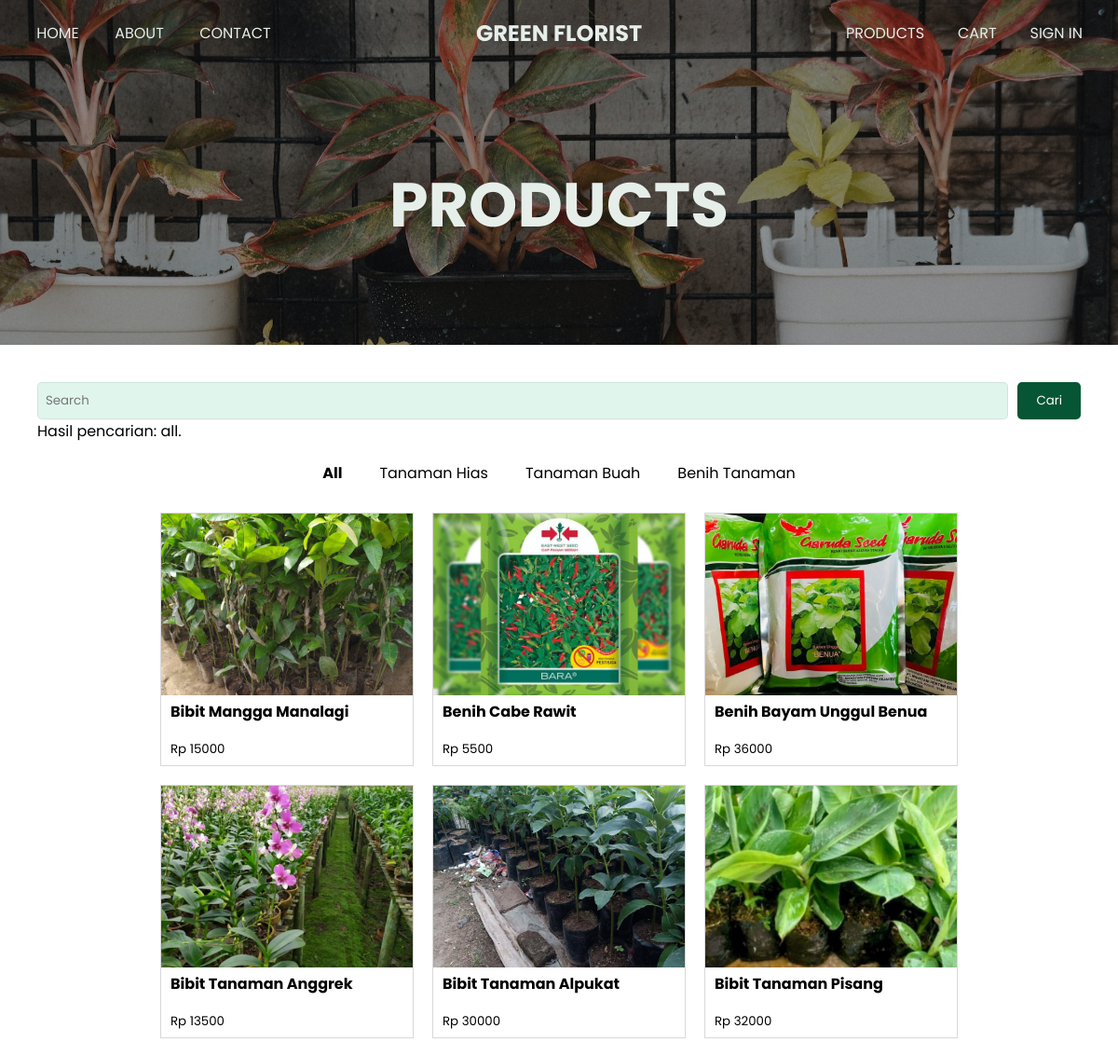
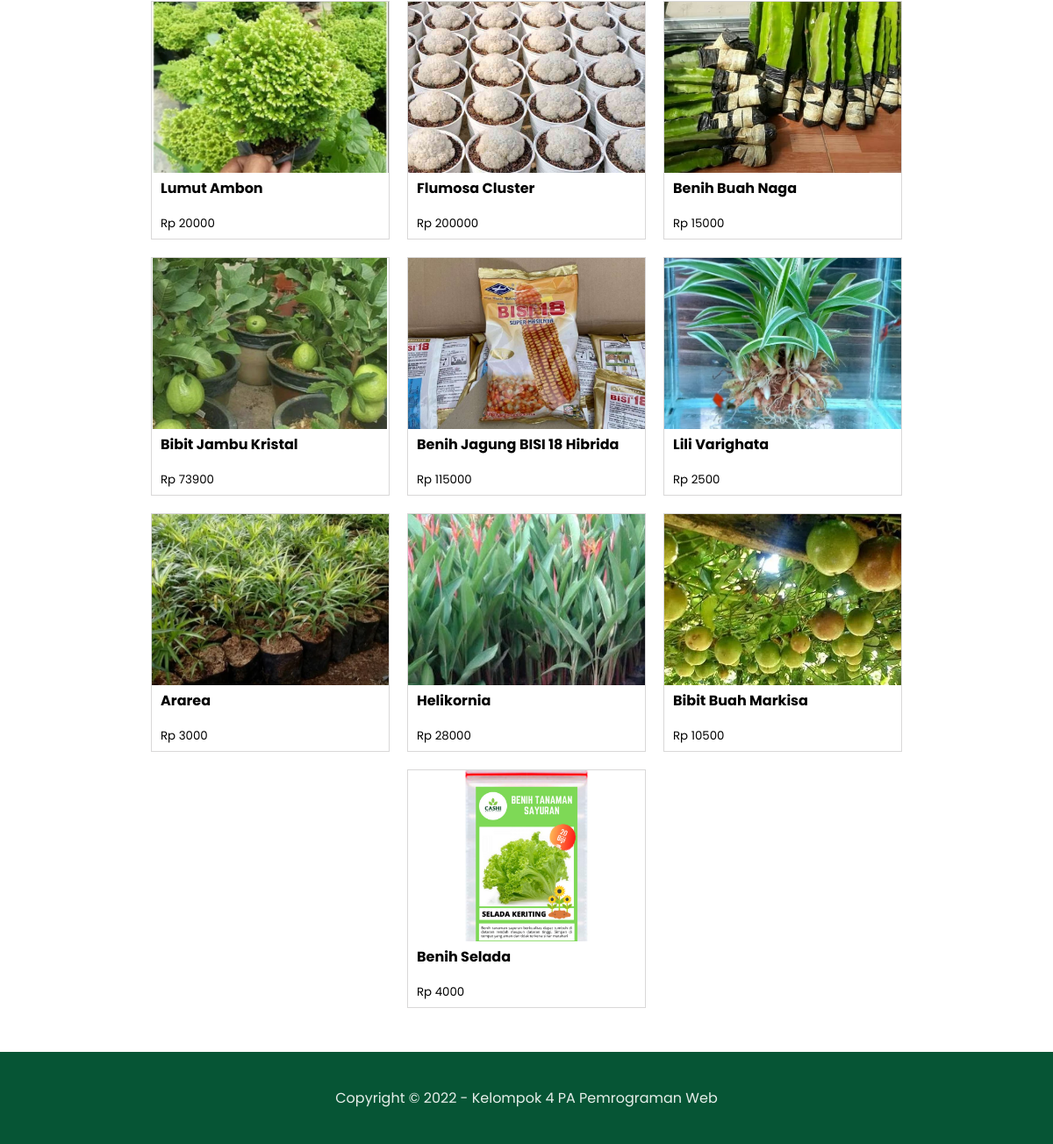
/products.php, run on the app's committed database (2 pictures, top to bottom).
### tables this page shows
CREATE TABLE `produk` (
  `id` int(11) NOT NULL,
  `tanggal_rilis` date NOT NULL,
  `nama` varchar(100) NOT NULL,
  `jenis` varchar(50) NOT NULL,
  `harga` int(11) NOT NULL,
  `stok` int(11) NOT NULL,
  `tinggi` float NOT NULL,
  `berat` float NOT NULL,
  `deskripsi` varchar(100) NOT NULL,
  `gambar` varchar(100) DEFAULT NULL
);

### products.php (the view, shortened to what this page needs)
<?php
require "config.php";
$search = "all";
$jenis_tanaman = ["Tanaman Hias", "Tanaman Buah", "Benih Tanaman"];
if ($search == "all") {
  $products = $db->query("SELECT * FROM produk");
} else if (in_array(ucwords($search), $jenis_tanaman)) {
  $products = $db->query(
    "SELECT * FROM produk
     WHERE jenis='$search'"
  );
} else {
  $products = $db->query(
    "SELECT * FROM produk
     WHERE LOWER(nama) LIKE '%$search%'"
  );
}
$sampul = "header-products.jpg";
$judul = "PRODUCTS";
$mode = "read";
?>
<!DOCTYPE html>
<html lang="en">
<head>
  <link rel="stylesheet" href="css/style.css?v=<?= time(); ?>">
  <link rel="stylesheet" href="css/products.css?v=<?= time(); ?>">
</head>
<body>
  <div class="page-wrapper user admin products">
    <header class="img" style="background-image: url('img/<?= $sampul; ?>');">
      <?php include "nav.php"; ?>
      <div class="banner mini center">
        <h1> <?= $judul; ?> </h1>
      </div>
    </header>
    <div class="main-content">
      <section class="wrapper">
        <form action="" method="GET" class="searching">
          <input type="search" name="search" placeholder="Search" class="form-input">
          <input type="submit" value="Cari" class="btn-block">
        </form>
        <p> Hasil pencarian: <?= $search; ?>. </p>
        <div class="products-container">
          <ul>
            <li>
              <a href="?mode=<?= $mode; ?>&search=all" class="link">
                <?= $search == "all" ? "<b> All </b>" : "All"; ?> </a>
            </li>
            <?php foreach ($jenis_tanaman as $tanaman) : ?>
              <li>
                <a href="?mode=<?= $mode; ?>&search=<?= $tanaman; ?>" class="link">
                  <?= $search == $tanaman ? "<b> $tanaman </b>" : "$tanaman"; ?> </a>
              </li>
            <?php endforeach; ?>
          </ul>
          <div class="box-container">
            <?php while ($product = mysqli_fetch_array($products)) : ?>
              <a href="product.php?id=<?= $product["id"]; ?>">
                <div class="box-square object">
                  <div class="product img" style="background-image: url('img/products/<?= $product["gambar"]; ?>');"></div>
                  <div class="deskripsi">
                    <p> <b> <?= $product["nama"]; ?> </b> </p>
                    <p> Rp <?= $product["harga"]; ?> </p>
                  </div>
                </div>
              </a>
            <?php endwhile; ?>
          </div>
        </div>
      </section>
    </div>
    <?php include "footer.php"; ?>
  </div>
</body>
</html>

### css/style.css (style rules this page uses)
:root { --color1: #065535; --color1-light: #98baac; --color1-dark: #0b3020; --color2: #064D55; --color2-light: #cddbdd; --color2-dark: #04353b; --white-font: #e6eeea; --font: 'Poppins', sans-serif; }
* { margin: 0; padding: 0; font-family: var(--font); }
body, .page-wrapper { background-color: var(--color1); }
a { text-decoration: none; }
.page-wrapper { background-color: white; }
.wrapper { width: 100%; height: 100%; display: flex; padding: 40px; box-sizing: border-box; }
.center { display: flex; flex-direction: column; align-items: center; justify-content: center; text-align: center; }
.img { background-position: center; background-size: cover; background-repeat: no-repeat; }
section { display: flex; flex-direction: column; }
header a, header h1, header p { color: var(--white-font); }
header { box-shadow: inset 0 0 0 350px #00000069; }
.banner { color: var(--white-font); }
.banner h1 { font-size: 50pt; }
.banner.mini { flex-direction: column; height: 300px; }
.box-container { display: flex; justify-content: space-around; align-items: center; width: 100%; flex-wrap: wrap; }
.box-square { width: 270px; height: 270px; margin: 10px; }
.btn-block { padding: 10px 20px; border: none; background-color: var(--color1); color: white; border-radius: 5px; }
.form-input { padding: 8px; box-sizing: border-box; background-color: #e0f6ed; color: var(--color1-dark); outline: none; border-radius: 5px; border: none; border: 1px solid #c4dbd09c; font-family: var(--font); }
input[type="search"] { width: 100%; margin-right: 10px; }
.searching { width: 100%; display: flex; }

### css/products.css (style rules this page uses)
.products-container ul { width: 100%; list-style: none; display: flex; align-items: center; justify-content: center; }
.products-container li { margin: 20px; text-align: center; }
.products-container a { color: black; }
.products .box-container { justify-content: center; }
.products .box-square { display: flex; flex-direction: column; background-color: white; border: 1px solid #d9d8d8; transition: 0.3s; }
.products .box-square .product.img { width: 100%; flex: 3; background-image: url("../img/products/durian.jpg"); }
.products-container .deskripsi { flex: 1; padding: 5px 10px; box-sizing: border-box; display: flex; flex-direction: column; }
.products-container p:nth-child(1) { flex: 2; font-size: 12pt; }
.products-container p:nth-child(2) { flex: 1; font-size: 10pt; }

### data on the page
produk: gambar (picture), nama "Bibit Mangga Manalagi", harga "15000"
produk: gambar (picture), nama "Benih Cabe Rawit", harga "5500"
produk: gambar (picture), nama "Benih Bayam Unggul Benua", harga "36000"
produk: gambar (picture), nama "Bibit Tanaman Anggrek", harga "13500"
produk: gambar (picture), nama "Bibit Tanaman Alpukat", harga "30000"
produk: gambar (picture), nama "Bibit Tanaman Pisang", harga "32000"
produk: gambar (picture), nama "Lumut Ambon", harga "20000"
produk: gambar (picture), nama "Flumosa Cluster", harga "200000"
produk: gambar (picture), nama "Benih Buah Naga", harga "15000"
produk: gambar (picture), nama "Bibit Jambu Kristal", harga "73900"
produk: gambar (picture), nama "Benih Jagung BISI 18 Hibrida", harga "115000"
produk: gambar (picture), nama "Lili Varighata", harga "2500"
produk: gambar (picture), nama "Ararea", harga "3000"
produk: gambar (picture), nama "Helikornia", harga "28000"
produk: gambar (picture), nama "Bibit Buah Markisa", harga "10500"
produk: gambar (picture), nama "Benih Selada", harga "4000"

### other printed values
$judul "PRODUCTS"
$search "all"
$tanaman "Tanaman Hias"
$tanaman "Tanaman Buah"
$tanaman "Benih Tanaman"
